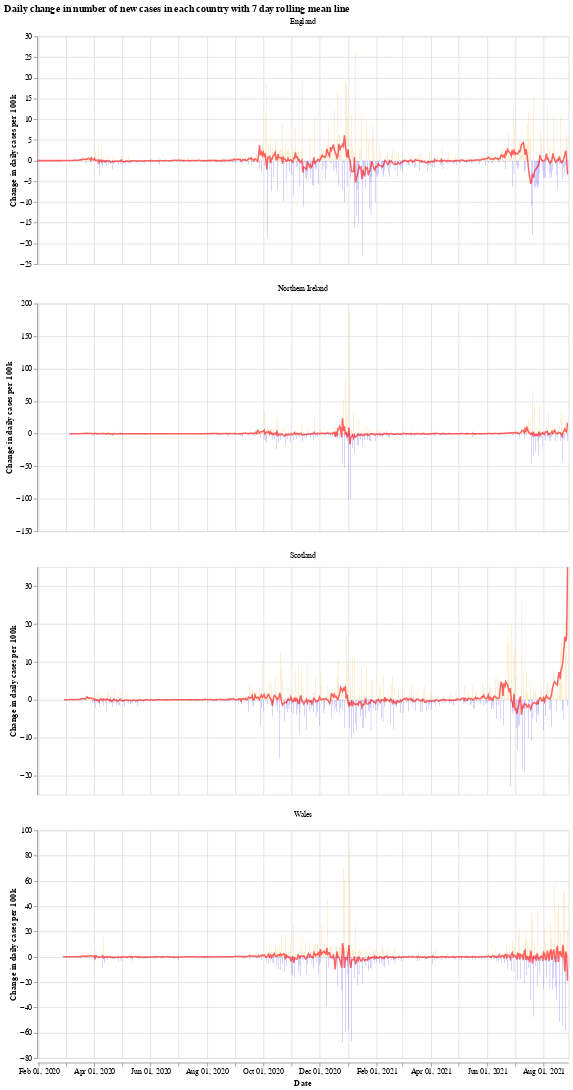

This figure's notebook cell:
### Markdown cell above
We will use the Python library `Altair` for visualising the data, see the [altair docs](https://altair-viz.github.io/) for more information.

First we have a graph which shows the daily change in the number of new cases for each country. This number jumps up and down all over the place, which is likely due to delay in reporting of new cases over the weekend. Another interesting thing is that it looks like the daily cases in Wales experienced a much shorter period of calm over the summer (calm in the sense of daily cases not jumping up and down).

The orange bars are days when the number of new cases (per 100k population) was more than the previous day, while the blue are days when the number of new cases dropped. The red line is the 7 day moving average. 

When the moving average line is below 0, it means that there is a consistent drop in new cases. We can see this clearly happening around the times that lockdowns were introduced (though, to varying degrees). I will update the graphs soon with a marker of when each lockdown started.

### Code cell
# collapse
import altair as alt

bars = alt.Chart(uk_cases).mark_bar().encode(
    x=alt.X("yearmonthdate(date):T", axis=alt.Axis(title='Date')),
    y=alt.Y("casesChangeRate:Q", axis=alt.Axis(title='Change in daily cases per 100k')),
    tooltip='casesChange',
    color=alt.condition(
        alt.datum.casesChangeRate > 0,
        alt.value("orange"),  # The positive color
        alt.value("blue")  # The negative color
    )
).properties(title='Daily change in number of new cases with 7 day rolling mean',width=700).interactive()

line = alt.Chart(uk_cases).mark_line(
    color='red',
    size=2,
    opacity=0.6
).transform_window(
    rolling_mean='mean(casesChangeRate)',
    frame=[0, 7],
    groupby=['areaName']
).encode(
    x='yearmonthdate(date):T',
    y='rolling_mean:Q'
)

alt.layer(bars, line, data=uk_cases).facet(alt.Column(
    'areaName', title=''), columns=1).resolve_scale(y='independent').properties(title='Daily change in number of new cases in each country with 7 day rolling mean line')

### Figure 1 — Vega-Lite specification as saved in the notebook (floating-point values rounded to 4 significant figures; data arrays with more than 128 entries replaced by an {"elided": "..."} marker saying what was removed)
{"config": {"view": {"continuousWidth": 400, "continuousHeight": 300}}, "data": {"name": "data-7a0b3422ce01b247deccc0ec12c3e3a3"}, "facet": {"type": "nominal", "field": "areaName", "title": ""}, "spec": {"layer": [{"mark": "bar", "encoding": {"color": {"condition": {"value": "orange", "test": "(datum.casesChangeRate > 0)"}, "value": "blue"}, "tooltip": {"type": "quantitative", "field": "casesChange"}, "x": {"type": "temporal", "axis": {"title": "Date"}, "field": "date", "timeUnit": "yearmonthdate"}, "y": {"type": "quantitative", "axis": {"title": "Change in daily cases per 100k"}, "field": "casesChangeRate"}}, "selection": {"selector001": {"type": "interval", "bind": "scales", "encodings": ["x", "y"]}}, "title": "Daily change in number of new cases with 7 day rolling mean", "width": 700}, {"mark": {"type": "line", "color": "red", "opacity": 0.6, "size": 2}, "encoding": {"x": {"type": "temporal", "field": "date", "timeUnit": "yearmonthdate"}, "y": {"type": "quantitative", "field": "rolling_mean"}}, "transform": [{"window": [{"op": "mean", "field": "casesChangeRate", "as": "rolling_mean"}], "frame": [0, 7], "groupby": ["areaName"]}]}]}, "columns": 1, "resolve": {"scale": {"y": "independent"}}, "title": "Daily change in number of new cases in each country with 7 day rolling mean line", "$schema": "https://vega.github.io/schema/vega-lite/v4.8.1.json", "datasets": {"data-7a0b3422ce01b247deccc0ec12c3e3a3": {"elided": "2212 records"}}}
